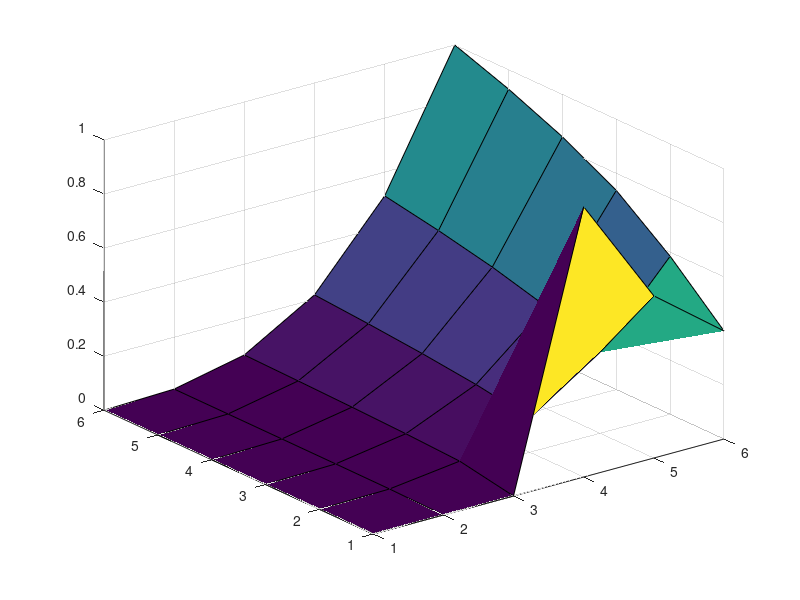
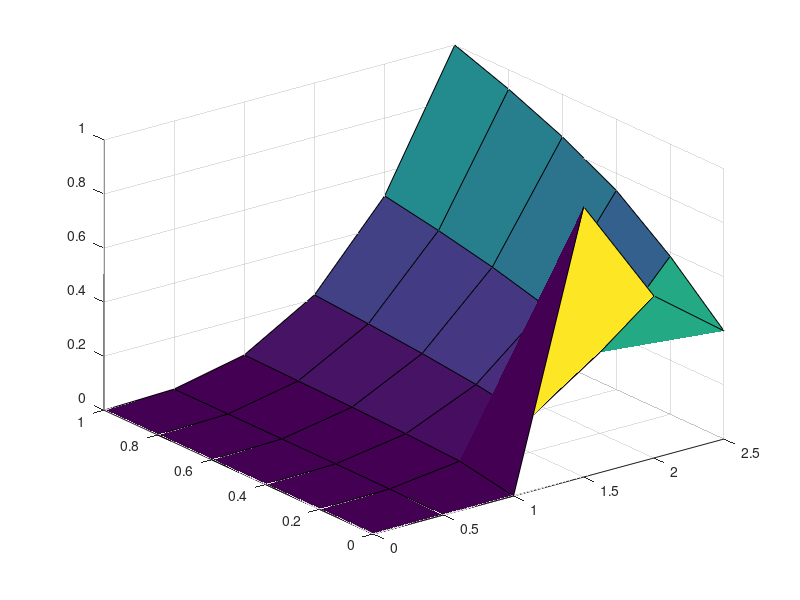
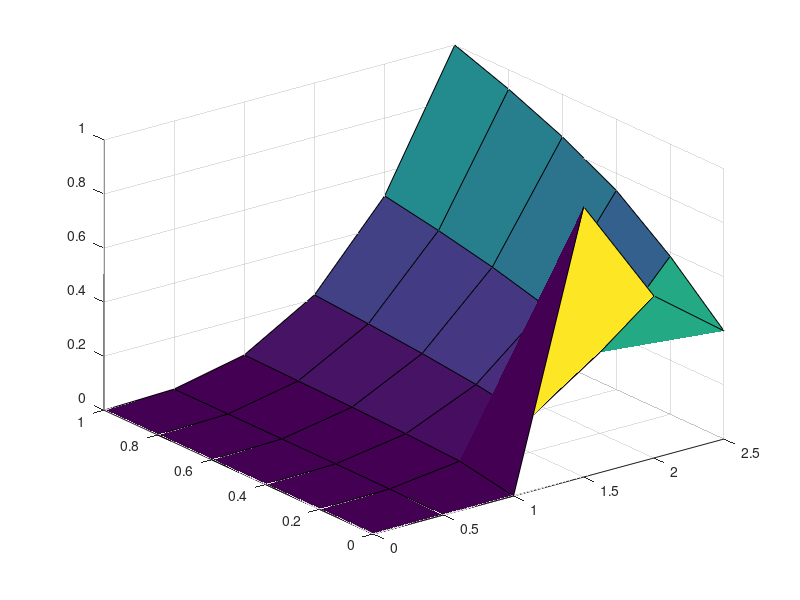
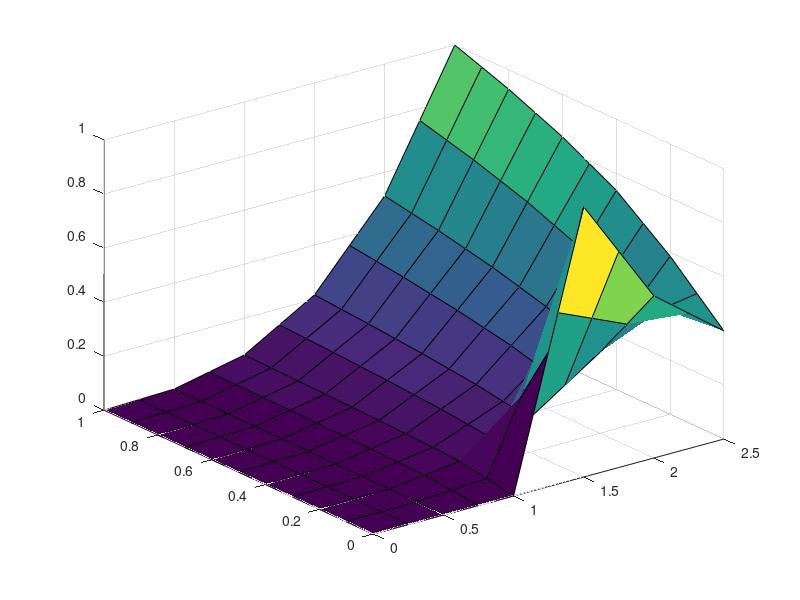

Write the MATLAB code that produced these figures, in order.
x= [0 0.5 1.0 1.5 2.0 2.5];
y= [0 0.2 0.4 0.6 0.8 1.0];
z= [0 0 0 1 0.6 0.4
 0 0.0047 0.0374 0.1263 0.2994 0.5848
 0 0.0059 0.0472 0.1592 0.3772 0.7368
 0 0.0067 0.0540 0.1822 0.4318 0.8434
 0 0.0074 0.0594 0.2005 0.4753 0.9283
 0 0.0080 0.0640 0.2160 0.5120 1.0000];

% a
f1=figure();
surf(z)
f2=figure();
surf(x,y,z)
% In surf(z), it takes the indices of z as x and y values of plot
% In surf(x,y,z), it takes the given x and y variables as  x and y values of plot


% b
[x1,y1] = meshgrid(0:0.25:2.5,0:0.1:1);
z1 = interp2(x,y,z,x1,y1);

% c
z2 = interp2(x,y,z,x1,y1,'spline');

% d
f3=figure();
surf(x,y,z)
f4=figure();
surf(x1,y1,z1)
f5=figure();
surf(x1,y1,z2)

% contour plots:
f6=figure();
surfc(x,y,z)
f7=figure();
surfc(x1,y1,z1)
f8=figure();
surfc(x1,y1,z2)